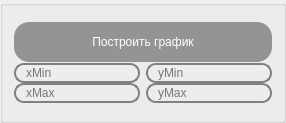
     <widget class="QGroupBox" name="groupBox">
      <layout class="QVBoxLayout" name="Plotter">
       <item>
        <widget class="QPushButton" name="buttonPlot">
         <property name="minimumSize">
          <size>
           <width>60</width>
           <height>40</height>
          </size>
         </property>
         <property name="maximumSize">
          <size>
           <width>16777215</width>
           <height>30</height>
          </size>
         </property>
         <property name="styleSheet">
          <string notr="true">        QPushButton {
              font-size: 12px;
              min-width: 40px;
              min-height: 20px;
              border-radius: 15px;
              background-color: #949494;
              padding: 10px;
              color: white;
margin: 0px 0px 0px 0px
          }
          QPushButton:hover {
              background-color: #a2a2a2;
          }
          QPushButton:pressed {
              background-color: #b7b7b7;
          }</string>
         </property>
         <property name="text">
          <string>Построить график</string>
         </property>
        </widget>
       </item>
       <item>
        <widget class="QWidget" name="gridWidget" native="true">
         <property name="maximumSize">
          <size>
           <width>16777215</width>
           <height>80</height>
          </size>
         </property>
         <layout class="QGridLayout" name="gridLayout">
          <property name="leftMargin">
           <number>0</number>
          </property>
          <property name="topMargin">
           <number>0</number>
          </property>
          <property name="rightMargin">
           <number>0</number>
          </property>
          <property name="bottomMargin">
           <number>0</number>
          </property>
          <property name="verticalSpacing">
           <number>0</number>
          </property>
          <item row="0" column="1">
           <widget class="QLineEdit" name="lineEdit_yMin">
            <property name="styleSheet">
             <string notr="true">color: black;
border: 2px solid gray;
border-radius: 10px;
padding: 0 8px;
background: #ededed;
selection-background-color: #eeeeee;</string>
            </property>
            <property name="placeholderText">
             <string>yMin</string>
            </property>
           </widget>
          </item>
          <item row="0" column="0">
           <widget class="QLineEdit" name="lineEdit_xMin">
            <property name="styleSheet">
             <string notr="true">color: black;
border: 2px solid gray;
border-radius: 10px;
padding: 0 8px;
background: #ededed;
selection-background-color: #eeeeee;</string>
            </property>
            <property name="placeholderText">
             <string>xMin</string>
            </property>
           </widget>
          </item>
          <item row="1" column="0">
           <widget class="QLineEdit" name="lineEdit_xMax">
            <property name="styleSheet">
             <string notr="true">color: black;
border: 2px solid gray;
border-radius: 10px;
padding: 0 8px;
background: #ededed;
selection-background-color: #eeeeee;</string>
            </property>
            <property name="placeholderText">
             <string>xMax</string>
            </property>
           </widget>
          </item>
          <item row="1" column="1">
           <widget class="QLineEdit" name="lineEdit_yMax">
            <property name="styleSheet">
             <string notr="true">color: black;
border: 2px solid gray;
border-radius: 10px;
padding: 0 8px;
background: #ededed;
selection-background-color: #eeeeee;</string>
            </property>
            <property name="placeholderText">
             <string>yMax</string>
            </property>
           </widget>
          </item>
         </layout>
        </widget>
       </item>
       <item>
        <widget class="QCustomPlot" name="plotWidget" native="true"/>
       </item>
      </layout>
     </widget>
